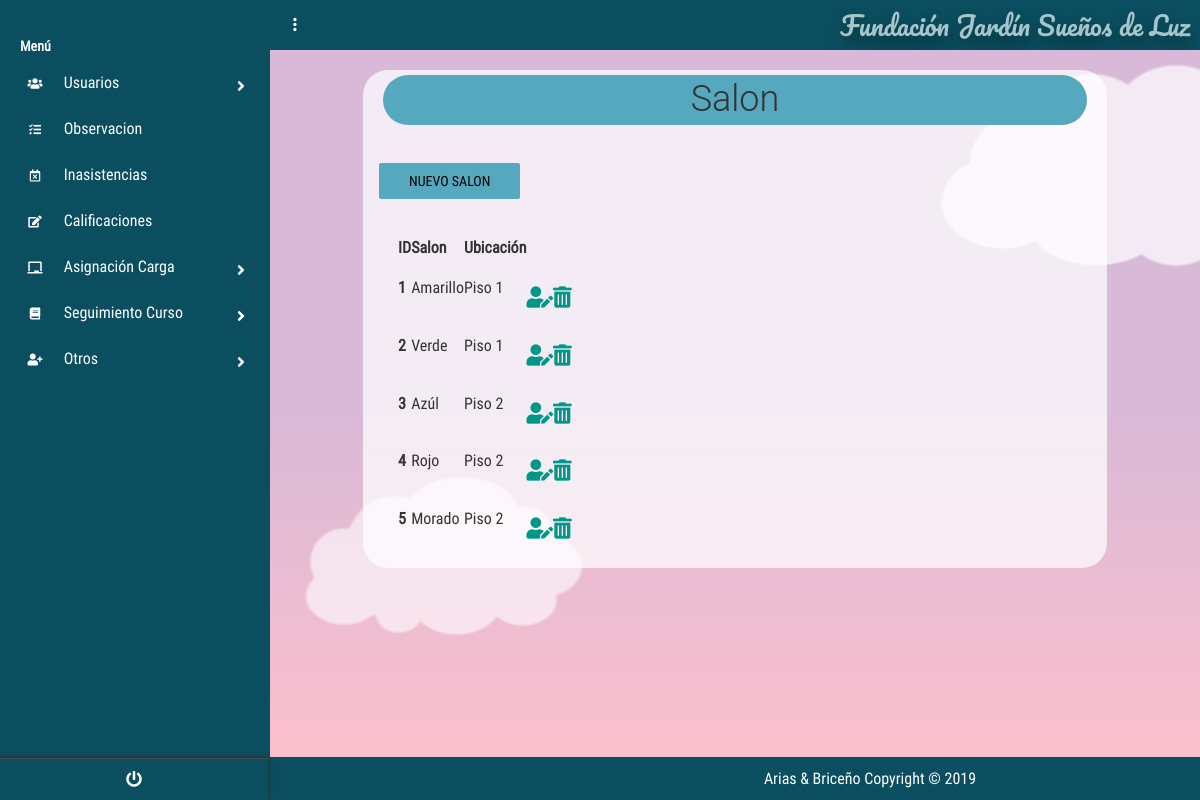
The page /?c=Salon&a=Index (signed in) on the database its author committed.
### tables this page shows
create table SALON
(
id_Salon INT PRIMARY KEY auto_increment ,
nombre_Salon VARCHAR (50) not null,
ubicacion_Salon VARCHAR (50) not null
);

### controllers/SalonController.php (called while the page is built, shortened)
<?php
require_once "./models/SalonModel.php";
class SalonController{
    public function __CONSTRUCT(){
        $this->mode = new SalonModel();
    }
    public function Index(){
        include_once './views/Salon/SalonCon.php';
    }
}

### models/Conexion.php (called while the page is built)
<?php
class Conexion{
    public static function conectar(){
        $PDO = new PDO("mysql:host=localhost;dbname=dbfundacion;charset=utf8","root","");
        $PDO->setAttribute(PDO::ATTR_ERRMODE,PDO::ERRMODE_EXCEPTION);
        return $PDO;
    }
}
?>

### models/SalonModel.php (called while the page is built, shortened)
<?php
class SalonModel{
    public $CNX;
    public function __construct(){
        try {
            $this->CNX= Conexion::conectar();
        } catch (Exception $e) {
            die($e->getMessage());
        }
    }
    public function listar_Salon(){
        try {
            $query= "SELECT * from Salon" ;
            $stm = $this->CNX->prepare($query);
            $stm->execute();
            return $stm->fetchAll(PDO::FETCH_OBJ);
        } catch (Exception $e){
            die($e ->getMessage());
        }
    }
}

### views/Salon/SalonCon.php (the view, shortened to what this page needs)
<!DOCTYPE html>
<html lang="es">
<head>
    <link rel='stylesheet' href='https://cdnjs.cloudflare.com/ajax/libs/twitter-bootstrap/4.1.1/css/bootstrap.css'>
    <link rel='stylesheet' href='https://use.fontawesome.com/releases/v5.0.13/css/all.css'>
    <link rel="stylesheet" href="<?php echo SERVERURL; ?>assets/css/main.css">
    <link rel="stylesheet" href="<?php echo SERVERURL; ?>assets/css/style.css">
    <link rel="stylesheet" href="<?php echo SERVERURL; ?>assets/css/menu_Lateral.css">
    <link rel="stylesheet" href="<?php echo SERVERURL; ?>assets/css/main.css">
    <link href="https://unpkg.com/bootstrap-table@1.18.0/dist/bootstrap-table.min.css" rel="stylesheet">
</head>
<body>
    <?php include "./views/modules/navlateral.php" ?>
    <section class="full-box dashboard-contentPage">
        <?php include "./views/modules/navbar.php" ?>
        <div class="container">
            <div class="titles">
                <h1 class="tituloa ">Salon</h1>
                <div class="form-group" id="botones">
                    <a href="?c=Salon&a=nuevo" class="boton btn btn-info botones">Nuevo Salon</a>
                </div>
            </div>
            <div class="tablas">
            <table id="table" data-toggle="table" data-height="auto" data-search="true" data-show-refresh="false"
                data-show-columns="true" data-buttons-toolbar=".buttons-toolbar">
                <thead">
                    <tr>
                        <th data-field="ID">ID</th>
                        <th data-field="salon">Salon</th>
                        <th data-field="ubicacion">Ubicación</th>
                        <th data-field="editar"></th>
                        <th data-field="eliminar"></th>
                    </tr>
                <tbody>
                    <?php foreach ($this->mode->listar_Salon() as $k ) : ?>
                    <tr>
                        <th data-field="ID" scope="row"><?php echo $k->id_Salon; ?></th>
                        <td data-field="salon"><?php echo $k->nombre_Salon; ?></td>
                        <td data-field="ubicacion"><?php echo $k->ubicacion_Salon; ?></td>
                        <th data-field="editar">
                            <div class="form-group" id="botones">
                                <a href="?c=Salon&a=nuevo&id_Salon=<?php echo $k->id_Salon;?>"  class="fas fa-user-edit fa-lg " ></a>
                            </div>
                        </th>
                        <th data-field="eliminar">
                        <div class="form-group" id="botones">
                                <a onclick="javascript:return confirm('¿Desea eliminar el registro?');
                                " href="?c=Salon&a=g_eliminar_Salon&id_Salon=<?php echo $k->id_Salon;?>"
                                 class="fas fa-trash-alt fa-lg"></a>
                            </div>
                        </th>
                    </tr>
                    <?php endforeach; ?>
                </tbody>
            </table>
</div>
        </div>
        <?php include "./views/modules/fondo_Form.php" ?>
    </section>
</body>
</html>

### assets/css/main.css (style rules this page uses)
body, html { background-color: #0b4e5f; width: 100%; height: 100%; margin: 0; padding: 0; position: relative; font-size: 16px; font-family: 'RobotoCondensed'; overflow: hidden; }
.full-box { margin: 0; padding: 0; width: 100%; box-sizing: border-box; }
.container { background-color: rgba(255, 255, 255, 0.726); margin-top:20px; border-radius:25px; width:80%; }
.tablas,h1 { margin:20px }
h1 { text-align: center; padding: 5px; margin: 5px; }
form .btn, .botones { background-color: #56a8be; border-color: #56a8be; }
.tituloa { background-color: #56a8be; border-color: #56a8be; border-radius: 1em; }
.dashboard-sideBar, .dashboard-contentPage { position: absolute; top: 0; height: 100%; transition: all .3s ease-in-out; }
.dashboard-contentPage { right: 0; z-index: 1; padding-left: 270px; }
.btn:not(.btn-raised).btn-info, .input-group-btn .btn:not(.btn-raised).btn-info { color: #000000; }

### assets/css/menu_Lateral.css (style rules this page uses)
body { font-size: 0.9rem; }

### views/modules/fondo_Form.php (style rules this page uses)
html { box-sizing: border-box; }
*, *:before, *:after { box-sizing: inherit; }
body { margin: 0; background: linear-gradient(#d8b9d7 50%, #ffc0cb); min-height: 100vh; display: flex; justify-content: center; align-items: center; overflow: hidden; position: relative; }

### rows shown on the page
salon: id_Salon "1", nombre_Salon "Amarillo", ubicacion_Salon "Piso 1"
salon: id_Salon "2", nombre_Salon "Verde", ubicacion_Salon "Piso 1"
salon: id_Salon "3", nombre_Salon "Azúl", ubicacion_Salon "Piso 2"
salon: id_Salon "4", nombre_Salon "Rojo", ubicacion_Salon "Piso 2"
salon: id_Salon "5", nombre_Salon "Morado", ubicacion_Salon "Piso 2"

### other values the page prints
NOMBREPROYECTO "Fundación Jardín Sueños de Luz"
